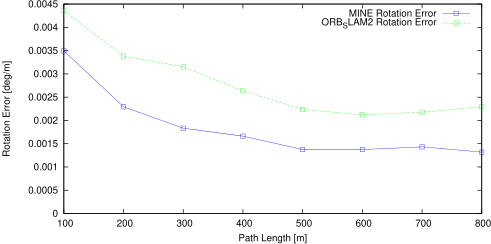

Recreate this plot in gnuplot.
set term postscript eps enhanced color
set output "10_rl.eps"
set size ratio 0.5
set yrange [0:*]
set xlabel "Path Length [m]"
set ylabel "Rotation Error [deg/m]"
plot "10_rl.txt" using 1:($2*57.3) title 'MINE Rotation Error' lc rgb "#0000FF" pt 4 w linespoints,"10_rl.txt" using 1:($3*57.3) title 'ORB_SLAM2 Rotation Error' lc rgb "#00FF00" pt 4 w linespoints
